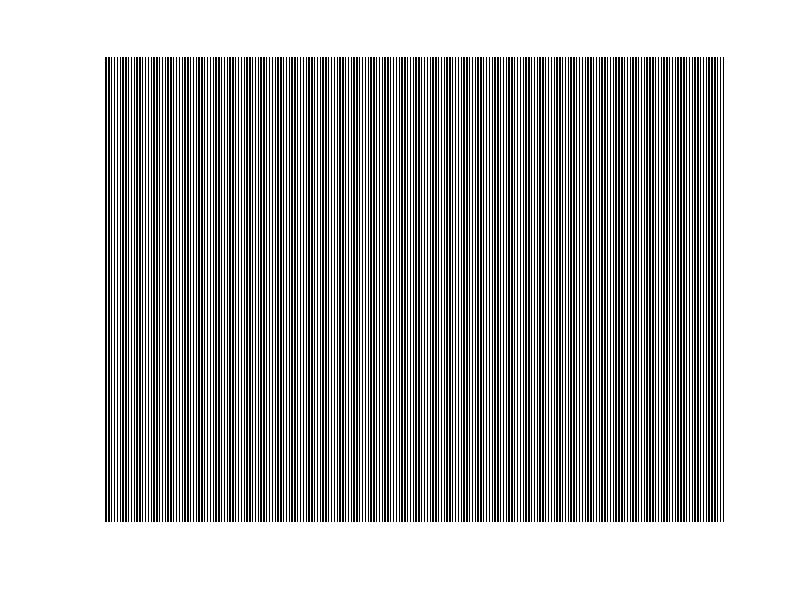

The MATLAB script that drew this image:
clear;

width = 800;
height = 600;
A = zeros(height,width);
for n=1:2:width
   A(1:height,n) = 255; 
end
imshow(A);
imwrite(A,'pattern.png');